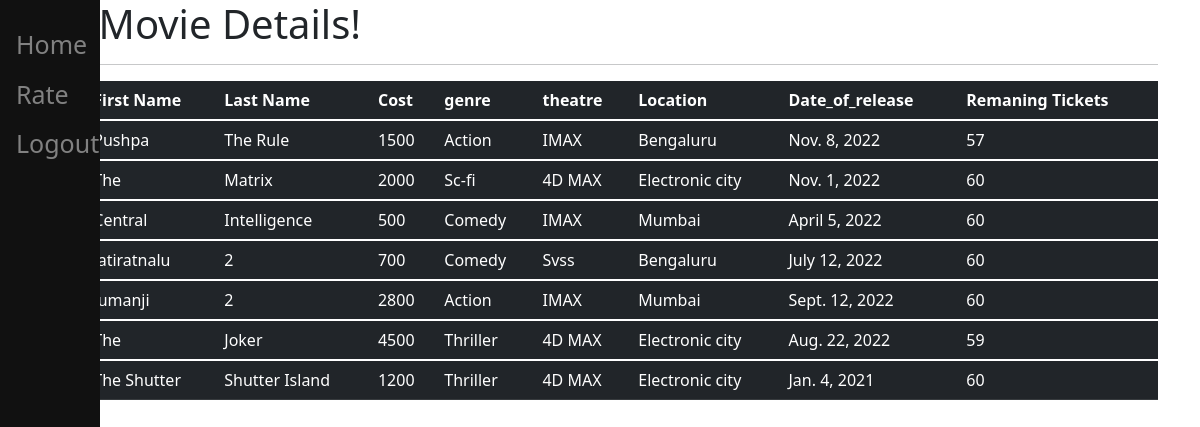
The app's page /all_emp with its own data.
### emp_app/models.py (models this page shows, shortened)
class Movies(models.Model):
    first_name = models.CharField(max_length=100, null=False)
    last_name = models.CharField(max_length=100)
    theatre = models.ForeignKey(Theatre, on_delete=models.CASCADE)
    cost = models.IntegerField(default=0)
    genre = models.ForeignKey(Genre, on_delete=models.CASCADE)
    Date_of_release = models.DateField()
    Remaning_tickets = models.IntegerField(default=60)
    def __str__(self):
        return "%s %s" %(self.first_name, self.last_name)

class Genre(models.Model):
    name = models.CharField(max_length=100, null=False)

class Theatre(models.Model):
    name = models.CharField(max_length=100,null=False)
    location = models.CharField(max_length=100)

### emp_app/views.py (the view)
# urls.py: path('all_emp', views.all_emp, name='all_emp'),
def all_emp(request):
    emps = Movies.objects.all()
    context = {
        'emps': emps
    }
    print(context)
    return render(request, 'view_all_emp.html', context)

### emp_app/templates/view_all_emp.html (shortened to what this page needs)
{% extends 'base.html' %}
{% block content %}
<!DOCTYPE html>
<html lang="en">
<head>
  <link href="https://cdn.jsdelivr.net/npm/bootstrap@5.1.3/dist/css/bootstrap.min.css" rel="stylesheet">
</head>
  <body>
  <div class="container">
          <h1>All Movie Details!</h1>
      <hr>
     <table class="table table-dark">
  <thead>
    <tr>
      <th scope="col">#</th>
      <th scope="col">First Name</th>
      <th scope="col">Last Name</th>
      <th scope="col">Cost</th>
      <th scope="col">genre</th>
      <th scope="col">theatre</th>
      <th scope="col">Location</th>
      <th scope="col">Date_of_release</th>
      <th scope="col">Remaning Tickets</th>
    </tr>
  </thead>
         {% for emp in emps %}
  <tbody>
    <tr>
      <th scope="row">{{emp.id}}</th>
      <td>{{emp.first_name}}</td>
      <td>{{emp.last_name}}</td>
      <td>{{emp.cost}}</td>
      <td>{{emp.genre.name}}</td>
      <td>{{emp.theatre.name}}</td>
      <td>{{emp.theatre.location}}</td>
      <td>{{emp.Date_of_release}}</td>
      <td>{{emp.Remaning_tickets}}</td>
    </tr>
  </tbody>
         {% endfor %}
</table>
  </div>
  </body>
  {% endblock %}

### emp_app/templates/base.html (shortened to what this page needs)
<html>
<head>
</head>
<body>
    <div class="sidenav">
        <a href="/index">Home</a>
        <a href="/rate">Rate</a>
        <a href="/login1">Logout</a>
    </div>
    {% block content %}
    {% endblock %}
</body>
</html>

### emp_app/templates/base.html (style rules this page uses)
.sidenav { height: 100%; width: 100px; position: fixed; z-index: 1; top: 0; left: 0; background-color: #111; overflow-x:hidden; padding-top:20px; }
.sidenav a { padding: 6px 8px 6px 16px; text-decoration: none; font-size: 25px; color: #818181; display: block; }

### records on screen
Movies: first_name "Pushpa", last_name "The Rule", cost "1500", genre.name "Action", theatre.name "IMAX", theatre.location "Bengaluru", Date_of_release "Nov. 8, 2022", Remaning_tickets "57"
Movies: first_name "The", last_name "Matrix", cost "2000", genre.name "Sc-fi", theatre.name "4D MAX", theatre.location "Electronic city", Date_of_release "Nov. 1, 2022", Remaning_tickets "60"
Movies: first_name "Central", last_name "Intelligence", cost "500", genre.name "Comedy", theatre.name "IMAX", theatre.location "Mumbai", Date_of_release "April 5, 2022", Remaning_tickets "60"
Movies: first_name "Jatiratnalu", last_name "2", cost "700", genre.name "Comedy", theatre.name "Svss", theatre.location "Bengaluru", Date_of_release "July 12, 2022", Remaning_tickets "60"
Movies: first_name "Jumanji", last_name "2", cost "2800", genre.name "Action", theatre.name "IMAX", theatre.location "Mumbai", Date_of_release "Sept. 12, 2022", Remaning_tickets "60"
Movies: first_name "The", last_name "Joker", cost "4500", genre.name "Thriller", theatre.name "4D MAX", theatre.location "Electronic city", Date_of_release "Aug. 22, 2022", Remaning_tickets "59"
Movies: first_name "The Shutter", last_name "Shutter Island", cost "1200", genre.name "Thriller", theatre.name "4D MAX", theatre.location "Electronic city", Date_of_release "Jan. 4, 2021", Remaning_tickets "60"
